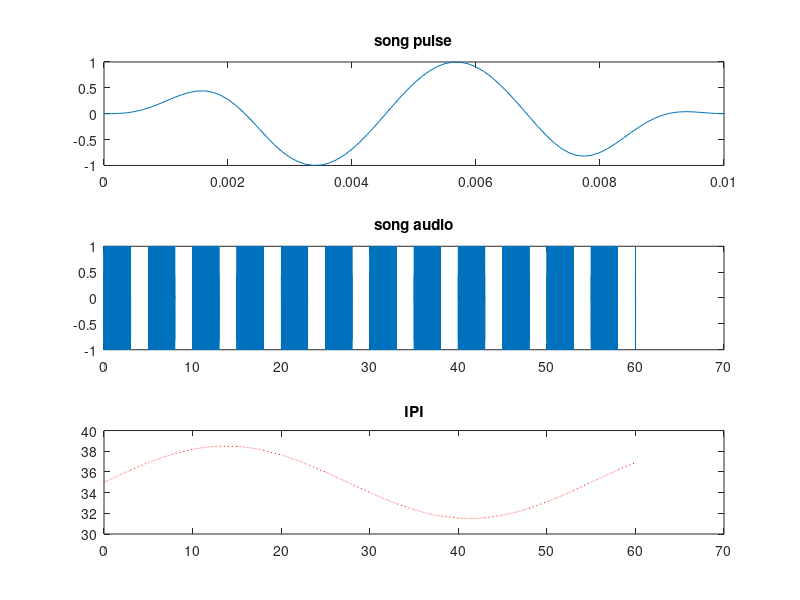

Reproduce this figure in MATLAB.
%Drosophilia courtship song simulator
%
%   Generates a song consisting of multiple phrases, separated by silence.
%   Each phrase consists of short pulses, separated by a slowly oscllating
%   inter-pulse-interval.
%
%   PARAMETERS
%
%   Defining pulse timing
%       meanIPI         mean interval between pulses (ms)
%       IPIOscPeriod    period of IPI oscillation (sec)
%       IPIOscAmp       amplitude of oscillation (proportion of mean, assume 10%)
%       IPIJitter       sd of random jitter added to each IPI (ms)
%       
%   Defining the component pulses themselves
%       pulseFreq       carrier frequency of pulse (Hz)
%       pulseDuration   duration of pulse (ms)
%       pulseRise       rise/fall time of pulse (ms), 3ms default
%
%   Defining overal phrase structure
%       songDuration    (s)
%       silenceDuration (s)
%       numPhrases      
%
%   Sound Synthesis
%       Fs              sampling rate of generated sound
%       filename        filename to save
%
%   OUTPUTS
%       snd             fly song
%       tSnd            timebase for song (e.g. plot(tSnd, snd))
%       pulse           component pulse of the song
%       tPulse          timebase for pulse (e.g. plot(tPulse, pulse)
%       tIPI            time of occurence for each pulse
%       IPIList         list of IPIs (plot(tIPI, IPIList))
%       idealIPIList    list of idealized IPIs (non-jittered)
%
%   JRI 12/22/04

%% PARAMETERS %%

filename = 'testsong.wav';

%test some basic values
meanIPI         = 35;   %msec
IPIOscPeriod    = 55;   %sec
IPIOscAmp       = .1;   % assumed: 10%
IPIJitter       = 0;    %try 0.25; %sd of pulse onset time jitter (in ms)

pulseFreq       = 220;  %Hz
pulseDuration   = 10;   %ms
pulseRise       = 3;    %ms

songDuration    = 3;    %seconds
silenceDuration = 2;    %seconds
soundDuration   = 60;   %total length of sound in seconds

Fs = 8000; %sample rate

%%%%%%%%%%%%%%%%%%
%% generate sound
%%%%%%%%%%%%%%%%%%

snd = zeros(1,round(soundDuration*Fs)); %start with silence

%synthesize basic pulse, shape its envelope
tPulse = 0:(1/Fs):(pulseDuration/1000);
pulse = sin(2*pi*pulseFreq*tPulse);
risePts = round(pulseRise/1000 * Fs); 
riseEnv = 1 - (cos(0.5 * pi * [0:(risePts-1)]/risePts) .^ 2);
fallEnv = riseEnv(end:-1:1);
pulse(1:risePts) = pulse(1:risePts) .* riseEnv;
pulse(end-risePts+1:end) = pulse(end-risePts+1:end) .* fallEnv;

figure
subplot(3,1,1)
plot(tPulse,pulse)
title('song pulse')

%now place pulses into sound, based on oscillating IPI
phraseDuration = (songDuration + silenceDuration);

t = 0;
phraseNum = 1;
%record IPI and pulse times
tIPI = [];
IPIList = [];
idealIPIList = [];

while (t < soundDuration - .2),
   %if we've reached the end of the song in current phrase, skip to next phrase
   if (t > songDuration + phraseDuration * (phraseNum -1)),
      t = t + silenceDuration;
      phraseNum = phraseNum + 1;
   end
   
   %place a pulse at current time
   idx = round(t * Fs) + 1;
   pulseIdx = idx:(idx+length(pulse)-1);
   snd(pulseIdx) = pulse;
   
   %get the idealized IPI (in ms) for this time in cycle
   idealIPI = meanIPI * ( 1 + IPIOscAmp * sin(2*pi*(1/IPIOscPeriod)*t) );
   %jitter this by a random amount
   IPI = idealIPI + randn(1,1)*IPIJitter;
   %record current pulse time, and current IPI
   tIPI = [tIPI t];
   IPIList = [IPIList IPI];
   idealIPIList = [idealIPIList idealIPI];
   %advance time to next pulse
   t = t + IPI/1000;
end

tSnd = (0:length(snd)-1) * (1/Fs);

subplot(3,1,2)
plot(tSnd, snd)
title('song audio')

subplot(3,1,3)
plot(tIPI,IPIList,'o')
plot(tIPI,idealIPIList,'r:')
title('IPI')

audiowrite(filename,snd,Fs)


